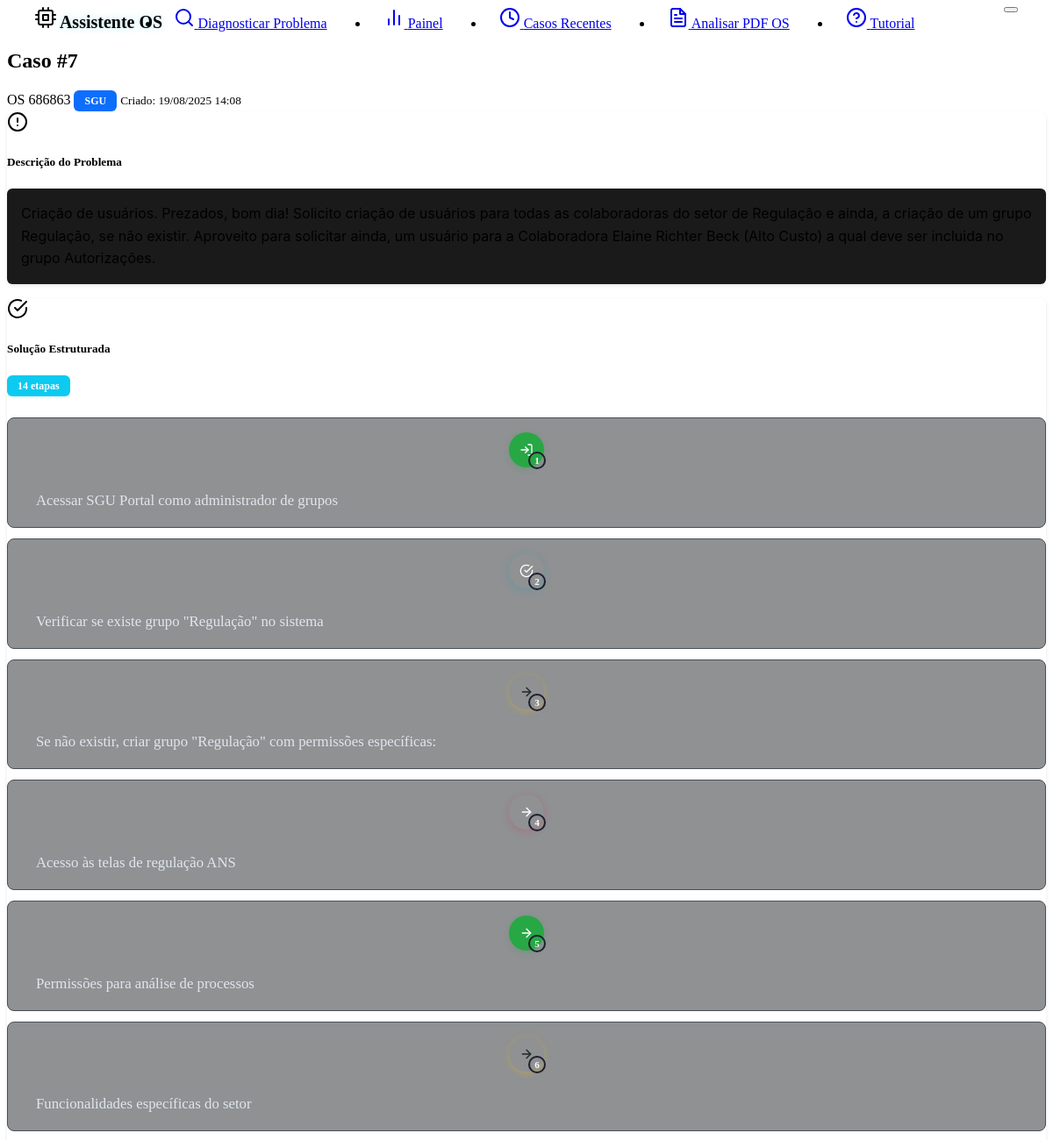
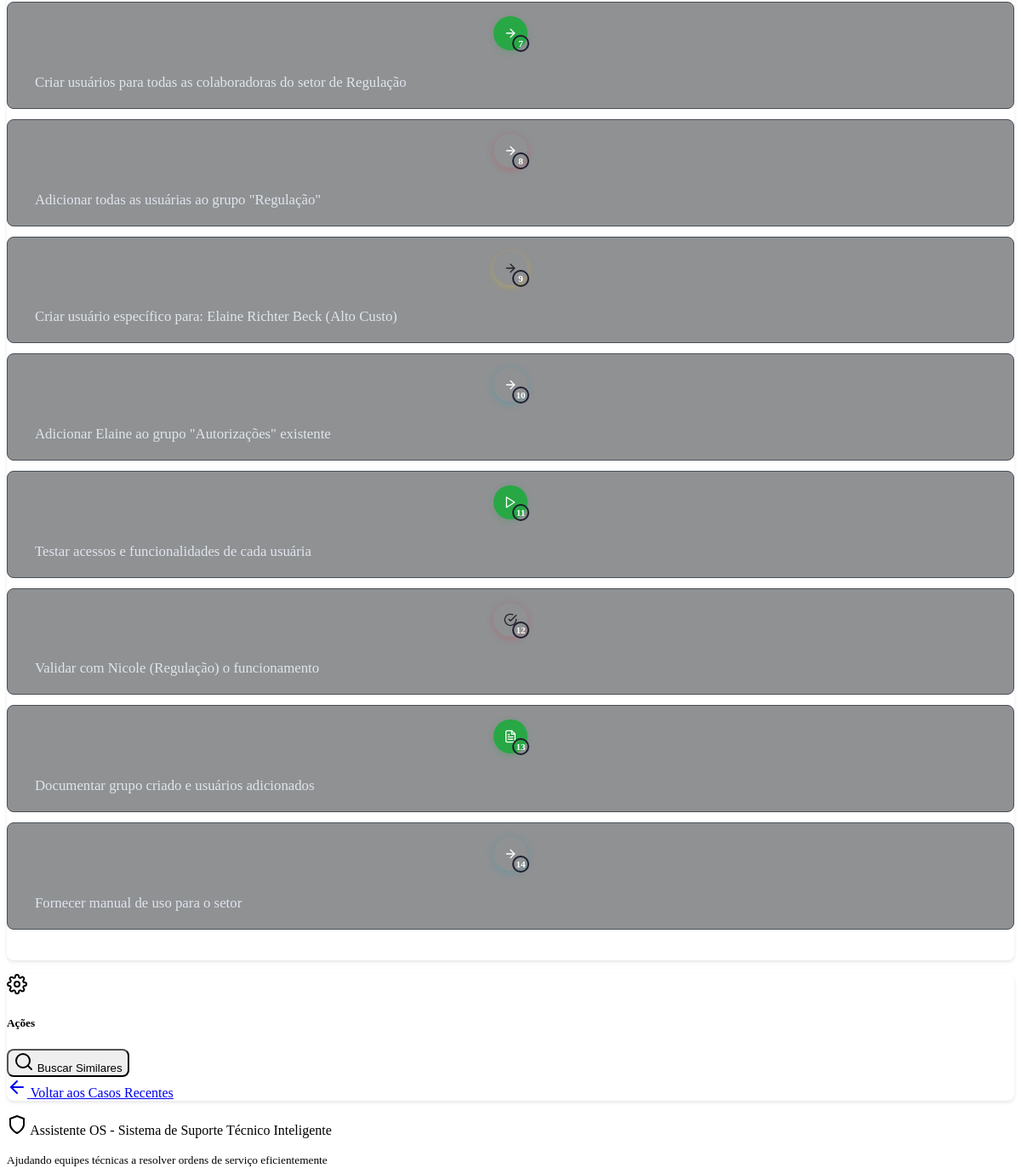
/cases/7, run on the app's committed database (2 pictures, top to bottom).
### models.py (models this page shows, shortened)
class Case(db.Model):
    __tablename__ = 'cases'
    id = db.Column(db.Integer, primary_key=True)
    os_number = db.Column(db.String(20), nullable=True)  # Número da OS extraído do PDF
    problem_description = db.Column(db.Text, nullable=False)
    solution = db.Column(db.Text, nullable=False)
    system_type = db.Column(db.String(100), default="Unknown")
    created_at = db.Column(db.DateTime, default=datetime.now)
    effectiveness_score = db.Column(db.Float, nullable=True)
    feedback_count = db.Column(db.Integer, default=0)
    tags = db.Column(db.String(500), default="")  # Stored as comma-separated string
    feedbacks = db.relationship("CaseFeedback", backref="case", cascade="all, delete-orphan")

### routes.py (the view)
@app.route('/cases/<int:case_id>')
def view_case(case_id):
    try:
        case = case_service.get_case_by_id(case_id)
        if not case:
            flash('Case not found.', 'error')
            return redirect(url_for('dashboard'))
        return render_template('case_detail.html', case=case)
    except Exception as e:
        logging.error(f"Error loading case {case_id}: {str(e)}")
        flash(f'Error loading case: {str(e)}', 'error')
        return redirect(url_for('dashboard'))

### app.py (called while the page is built)
@app.template_filter('format_solution_steps')
def format_solution_steps_filter(solution):
    return solution_formatter.format_solution_html(solution)

@app.template_filter('count_solution_steps')
def count_solution_steps_filter(solution):
    return solution_formatter.get_step_count(solution)

### case_service.py (called while the page is built)
    def get_case_by_id(self, case_id: int) -> Optional[Case]:
        try:
            return Case.query.get(case_id)
        except Exception as e:
            logging.error(f"Error getting case {case_id} from database: {str(e)}")
            cases = current_app.config.get('CASES_STORAGE', [])
            for case in cases:
                if case.id == case_id:
                    return case
            return None

### solution_formatter.py (called while the page is built, shortened)
    def format_solution_to_steps(self, solution: str) -> List[Dict[str, str]]:
        if not solution or not solution.strip():
            return []
        lines = solution.strip().split('\n')
        steps = []
        current_step = 1
        for line in lines:
            line = line.strip()
            if not line:
                continue
            step_content = self._extract_step_content(line)
            if step_content:
                icon = self._get_step_icon(step_content)
                steps.append({
                    'step_number': current_step,
                    'description': step_content,
                    'icon': icon
                })
                current_step += 1
        return steps

    def _extract_step_content(self, line: str) -> str:
        for pattern in self.step_patterns:
            match = re.match(pattern, line)
            if match:
                return match.group(1).strip()
        return ""

    def get_step_count(self, solution: str) -> int:
        steps = self.format_solution_to_steps(solution)
        return len(steps)

### templates/case_detail.html (shortened to what this page needs)
{% extends "base.html" %}
{% block content %}
<div class="row">
    <div class="col-lg-8 mx-auto">
        <div class="d-flex justify-content-between align-items-center mb-4">
            <div>
                <h2 class="mb-1">Caso #{{ case.id }}</h2>
                <div class="d-flex align-items-center gap-2">
                    {% if case.os_number %}
                        <span class="text-primary fw-bold">OS {{ case.os_number }}</span>
                    {% endif %}
                    <span class="badge system-badge" data-system="{{ case.system_type }}">{{ case.system_type }}</span>
                    <small class="text-muted">Criado: {{ case.created_at.strftime('%d/%m/%Y %H:%M') }}</small>
                </div>
            </div>
        </div>
        <div class="card mb-4">
            <div class="card-header d-flex align-items-center">
                <i data-feather="alert-circle" class="me-2"></i>
                <h5 class="mb-0">Descrição do Problema</h5>
            </div>
            <div class="card-body">
                <div class="bg-dark p-3 rounded border">
                    <pre class="mb-0 text-wrap">{{ case.problem_description }}</pre>
                </div>
            </div>
        </div>
        <div class="card mb-4">
            <div class="card-header d-flex align-items-center justify-content-between">
                <div class="d-flex align-items-center">
                    <i data-feather="check-circle" class="me-2 text-success"></i>
                    <h5 class="mb-0">Solução Estruturada</h5>
                </div>
                <span class="badge bg-info">{{ case.solution|count_solution_steps }} etapas</span>
            </div>
            <div class="card-body">
                <div class="solution-steps-enhanced">
                    {{ case.solution|format_solution_steps|safe }}
                </div>
            </div>
        </div>
                </div>
            </div>
        <div class="card">
            <div class="card-header d-flex align-items-center">
                <i data-feather="settings" class="me-2"></i>
                <h5 class="mb-0">Ações</h5>
            </div>
            <div class="card-body">
                <div class="row">
                    <div class="col-md-6 mb-2">
                        <button class="btn btn-outline-info w-100" onclick="findSimilarCases()">
                            <i data-feather="search" class="me-1"></i>
                            Buscar Similares
                        </button>
                    </div>
                    <div class="col-md-6 mb-2">
                        <a href="{{ url_for('recent_cases') }}" class="btn btn-outline-primary w-100">
                            <i data-feather="arrow-left" class="me-1"></i>
                            Voltar aos Casos Recentes
                        </a>
                    </div>
                </div>
            </div>
        </div>
{% endblock %}

### static/style.css (style rules this page uses)
:root { --custom-code-bg: #1a1a1a; --custom-border-radius: 8px; --glow-color: #0dcaf0; --glow-secondary: rgba(13, 202, 240, 0.3); }
.badge.bg-primary { background-color: #0d6efd !important; }
.badge.bg-info { background-color: #0dcaf0 !important; }
.badge { display: inline-block !important; padding: 0.375rem 0.75rem !important; font-size: 0.75em !important; font-weight: 600 !important; line-height: 1 !important; color: #fff !important; text-align: center !important; white-space: nowrap !important; vertical-align: baseline !important; border-radius: 0.375rem !important; }
pre { background-color: var(--custom-code-bg) !important; border: 1px solid var(--bs-border-color); border-radius: 6px; color: var(--bs-body-color); font-family: -apple-system, BlinkMacSystemFont, 'Segoe UI', Roboto, 'Helvetica Neue', Arial, sans-serif; font-size: 1rem; line-height: 1.6; white-space: pre-wrap; word-wrap: break-word; padding: 1rem; margin: 0; }
.card { border-radius: var(--custom-border-radius); box-shadow: 0 2px 4px rgba(0, 0, 0, 0.1); margin-bottom: 1rem; }
.card-header { background-color: var(--bs-dark); border-bottom: 1px solid var(--bs-border-color); border-radius: var(--custom-border-radius) var(--custom-border-radius) 0 0 !important; }
.btn { border-radius: var(--custom-border-radius); font-weight: 500; }
.badge { border-radius: var(--custom-border-radius); font-weight: 500; font-size: 0.75rem; }
.text-wrap { white-space: pre-wrap; word-wrap: break-word; }
.badge.system-badge { color: white !important; font-weight: 600 !important; border: none !important; }
:root { --step-line-color: #495057; --step-bg-color: #28a745; --step-hover-bg: #212529; --step-border-color: #343a40; }
.solution-steps { padding: 0.5rem 0; }
.step-item { position: relative; }
.step-indicator { display: flex; flex-direction: column; align-items: center; position: relative; }
.step-number { width: 40px; height: 40px; background: var(--step-bg-color); border-radius: 50%; display: flex; align-items: center; justify-content: center; color: white; font-weight: bold; font-size: 0.9rem; position: relative; z-index: 2; box-shadow: 0 2px 8px rgba(40, 167, 69, 0.3); }
.step-icon { width: 16px !important; height: 16px !important; position: absolute; top: 50%; left: 50%; transform: translate(-50%, -50%); }
.step-num { position: absolute; bottom: -2px; right: -2px; background: var(--bs-primary); color: white; font-size: 0.7rem; width: 16px; height: 16px; border-radius: 50%; display: flex; align-items: center; justify-content: center; border: 2px solid #1e1e2e; }
.step-content { padding-top: 0.25rem; padding-left: 0.5rem; }
.step-content p { line-height: 1.4; color: #e0e6ed; }
.step-item:nth-child(2n) .step-number { background: var(--bs-info); box-shadow: 0 2px 8px rgba(23, 162, 184, 0.3); }
.step-item:nth-child(3n) .step-number { background: var(--bs-warning); color: #212529; box-shadow: 0 2px 8px rgba(255, 193, 7, 0.3); }
.step-item:nth-child(4n) .step-number { background: var(--bs-danger); box-shadow: 0 2px 8px rgba(220, 53, 69, 0.3); }
.solution-steps-enhanced { padding: 1rem 0; }
.solution-steps-enhanced .step-item { background: rgba(33, 37, 41, 0.5); border: 1px solid #495057; border-radius: 8px; padding: 1rem; margin-bottom: 0.75rem; transition: all 0.2s ease; position: relative; }
.solution-steps-enhanced .step-indicator { position: relative; z-index: 2; }
.solution-steps-enhanced .step-number { width: 40px; height: 40px; font-size: 0.9rem; background: #28a745; box-shadow: 0 2px 6px rgba(40, 167, 69, 0.3); }
.solution-steps-enhanced .step-content { padding-left: 1rem; padding-top: 0.5rem; }
.solution-steps-enhanced .step-content p { font-size: 1.05rem; line-height: 1.6; color: #e0e6ed; margin-bottom: 0; }

### data on the page
Case: id "7", os_number "686863", system_type "SGU", created_at "19/08/2025 14:08", problem_description "Criação de usuários. Prezados, bom dia! Solicito criação de usuários para todas as colaboradoras do setor de Regulação e ainda, a criação de um grupo Regulação, se não existir. Aproveito para solicitar ainda, um usuário para a Colaboradora Elaine Richter Beck (Alto Custo) a qual deve ser incluida no grupo Autorizações.", solution|count_solution_steps "14", solution "1 Acessar SGU Portal como administrador de grupos 2 Verificar se existe grupo \"Regulação\" no sistema 3 Se não existir, criar grupo \"Regulação\" com permissões específicas: 4 Acesso às telas de regulação ANS 5 Permissões para análise de processos 6 Funcionalidades específicas do setor 7 Criar usuários para todas as colaboradoras do setor de Regulação 8 Adicionar todas as usuárias ao grupo \"Regulação\" 9 Criar usuário específico para: Elaine Richter Beck (Alto Custo) 10 Adicionar Elaine ao grupo \"Autorizações\" existente 11 Testar acessos e funcionalidades de cada usuária 12 Validar com Nicole (Regulação) o funcionamento 13 Documentar grupo criado e usuários adicionados 14 Fornecer manual de uso…"
